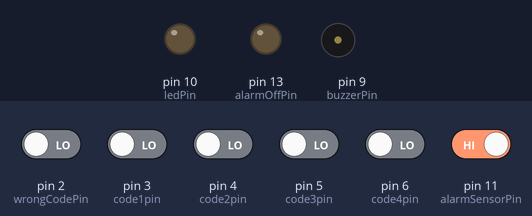
Bench run of a sketch on a simulated Arduino Uno, built with avr-gcc and run on an emulated ATmega328P. On the bench: output pins drawn as LEDs (lit = HIGH), buzzer (waves = sounding). The test bench sets the inputs (shaded band); at power-on: pin 11 (alarmSensorPin) HIGH, pin 2 (wrongCodePin), pin 3 (code1pin), pin 4 (code2pin), pin 5 (code3pin), pin 6 (code4pin) LOW.

Above: at 1.2 s.
1.3 s: pin 11 (alarmSensorPin) driven LOW
At 11.75 s:
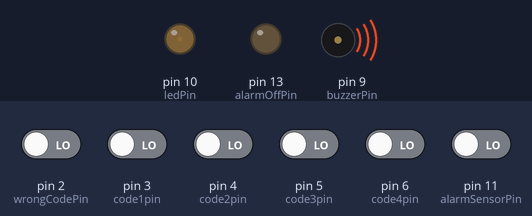
Timing chart, 0 to 13.4 s (numbered marks = the images above; inputs shaded):
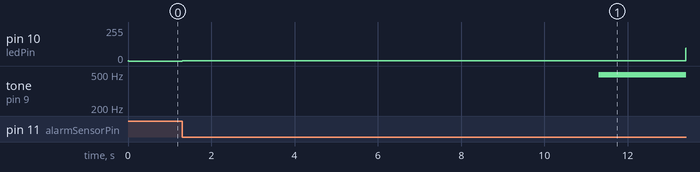

Measured:
- after the input at 1.3 s, pin 10 (ledPin): 0/255 → 1/255 at once, → 95/255 12.1 s later; tone on pin 9 (buzzerPin): silent → 490 Hz after 10.0 s

The sketch:

Alarm.ino
```cpp
// TODO: add general notes.


// You can change these values if you need more or less time to get out or enter your code
const int DelayTimeInSeconds   = 10; // 60;   // This is how long you have to get out of the room after you turn on the alarm
const int DisableTimeInSeconds = 10; // 60;   // This is how long you have to turn off the alarm after you enter the room
const int GiveUpTimeInminutes  = 1;  // 10;   // This is how long the siren will go off before giving up. The LED will continue to flash

// Input pins
const int code1pin = 3;         // numeric keypad pin
const int code2pin = 4;         // numeric keypad pin
const int code3pin = 5;         // numeric keypad pin
const int code4pin = 6;         // numeric keypad pin
const int wrongCodePin = 2;     // numeric keypad pin
const int alarmSensorPin = 11;  // alarm door/window sensor pin

// Output pins
const int ledPin = 10;           // the red (alarm) led pin
const int buzzerPin = 9;         // alarm siren pin
const int alarmOffPin = 13;      // pin to turn off alarm power relay

// Alarm State Constants
// These help us keep track of the state of the alarm
const int OnDelay      = 0;  // The alarm system is turned on, but you have some time to leave the room
const int Armed        = 1;  // The alarm is on
const int SensorOpen   = 2;  // You have one minute to enter your code before the trouble starts
const int Deactivated  = 3;  // You entered the code correctly, so the alarm will now turn itself off
const int AlarmOn      = 4;  // Oh no! The lights are flashing and there is a loud noise
const int AlarmTimeout = 5;  // Ok, that's enough noise, but I'll keep flashing the light so you know someone came in
int AlarmState = 0;          // We will start up the alarm in "OnDelay" state

// Timers
long sensorOpenTime;         // This will hold the time in millis when we a sensor was opened
long alarmStartedTime;       // This is the time we started the alarm sound

// Keypad variables
int deactivateState = 0;        // the current state of the deactivation code (0 = no buttons, 1 = first digit entered, 2 = second, etc.)
int code1State = LOW;           // the current reading from code 1 pin
int code2State = LOW;           // the current reading from code 2 pin
int code3State = LOW;           // the current reading from code 3 pin
int code4State = LOW;           // the current reading from code 4 pin
int wrongCodeState = LOW;       // the current reading from wrong code pin
int lastCode1State = LOW;       // the previous reading from code 1 pin
int lastCode2State = LOW;       // the previous reading from code 2 pin
int lastCode3State = LOW;       // the previous reading from code 3 pin
int lastCode4State = LOW;       // the previous reading from code 4 pin
int lastWrongCodeState = LOW;   // the previous reading from wrong code pin
long lastDebounceTime = 0;      // the last time the code pins were toggled
long debounceDelay = 50;        // the debounce time; increase if the output flickers

void setup() {
  // put your setup code here, to run once:
  pinMode(code1pin, INPUT);
  pinMode(code2pin, INPUT);
  pinMode(code3pin, INPUT);
  pinMode(code4pin, INPUT);
  pinMode(wrongCodePin, INPUT);
  pinMode(alarmSensorPin, INPUT);

  pinMode(ledPin, OUTPUT);
  pinMode(buzzerPin, OUTPUT);
  pinMode(alarmOffPin, OUTPUT);
}

void loop() {
  // put your main code here, to run repeatedly:
  switch (AlarmState) {
    case OnDelay:
      // So... just wait around until they leave the room
      analogWrite(ledPin, HIGH);
      for (int i = 0; i < DelayTimeInSeconds; i++) {
        delay(2);
      }
      analogWrite(ledPin, LOW);
      AlarmState = Armed;
      break;
    case Armed:
      // Keep reading the switch pin until someone opens a door or window
      if (digitalRead(alarmSensorPin) == LOW) {
        // Oh no! There was a breech!
        AlarmState = SensorOpen;
        sensorOpenTime = millis();
      }
      break;
    case SensorOpen:
      // Turn on the Alarm LED
      analogWrite(ledPin, HIGH);

      // Make sure we haven't run out of time to enter the code
      if ( (sensorOpenTime + (DisableTimeInSeconds * 1000)) < millis() ) {
        AlarmState = AlarmOn;
        alarmStartedTime = millis();
        break;
      }

      // Check for the unlock code
      CheckForCode();
      break;
    case Deactivated:
      // For now, just turn the alarm system off
      // Maybe we should also play a happy tone in the future?
      digitalWrite(alarmOffPin, HIGH);
      break;
    case AlarmOn:
      // Flash the lights and the buzzer

      // Check to see if we need to give up on the siren
      if ( (alarmStartedTime + (GiveUpTimeInminutes * 60000)) < millis() ) {
        AlarmState = AlarmTimeout;
        break;
      }

      // fade in LED/Siren for 1/2 second
      for (int fadeValue = 0 ; fadeValue <= 250; fadeValue += 5) {
        analogWrite(ledPin, fadeValue);
        analogWrite(buzzerPin, fadeValue);
        // wait for 2 milliseconds to see the dimming effect
        delay(2);
      }
      // fade out LED/Siren for 1/2 second
      for (int fadeValue = 250 ; fadeValue >= 0; fadeValue -= 5) {
        // sets the value (range from 0 to 255):
        analogWrite(ledPin, fadeValue);
        analogWrite(buzzerPin, fadeValue);
        // wait for 2 milliseconds to see the dimming effect
        delay(2);
      }

      // Check for the unlock code
      CheckForCode();

      // Alternate siren code...
      //      //Flash LED and buzzer on and off.
      //      for (i = 1; i <= 10; i++)
      //      {
      //
      //        analogWrite(ledPin, 255);
      //        analogWrite(buzzerPin, 200);
      //        delay(100);
      //        analogWrite(ledPin, 0);
      //        analogWrite(buzzerPin, 25);
      //        delay(100);
      //      }
      //
      break;
    case AlarmTimeout:
      // Turn off the buzzer, but keep flashing the light

      // fade in LED for 1/2 second
      for (int fadeValue = 0 ; fadeValue <= 250; fadeValue += 5) {
        analogWrite(ledPin, fadeValue);
        // wait for 2 milliseconds to see the dimming effect
        delay(2);
      }
      // fade out LED for 1/2 second
      for (int fadeValue = 250 ; fadeValue >= 0; fadeValue -= 5) {
        // sets the value (range from 0 to 255):
        analogWrite(ledPin, fadeValue);
        // wait for 2 milliseconds to see the dimming effect
        delay(2);
      }

      // Check for the unlock code
      CheckForCode();
      break;
  }
}

void CheckForCode() {
  // Read the keypad code...
  int code1reading = digitalRead(code1pin);
  int code2reading = digitalRead(code2pin);
  int code3reading = digitalRead(code3pin);
  int code4reading = digitalRead(code4pin);
  int wrongCodeReading = digitalRead(wrongCodePin);

  // check to see if you just pressed the button
  // (i.e. the input changed), and you've waited
  // long enough since the last press to ignore any noise:

  // If the switch changed, due to noise or pressing:
  if (code1reading != lastCode1State
   || code2reading != lastCode2State
   || code3reading != lastCode3State
   || code4reading != lastCode4State
   || wrongCodeReading != lastWrongCodeState) {
    // reset the debouncing timer
    lastDebounceTime = millis();
  }

  if ((millis() - lastDebounceTime) > debounceDelay) {
    // whatever the reading is at, it's been there for longer
    // than the debounce delay, so take it as the actual current state:

    // if the button state has changed:
  if (code1reading != code1State
   || code2reading != code2State
   || code3reading != code3State
   || code4reading != code4State
   || wrongCodeReading != wrongCodeState) {

      if (wrongCodeReading == HIGH) {
        // Wrong button, reset the deactivate state
        deactivateState = 0;
      } else if (code1reading == HIGH) {
        // First digit has been entered
        if (deactivateState == 0) {
          // Go back to 0 if they are pressing the wrong button
          deactivateState = 1;
        } else {
          // Go back to 0 if they are pressing the wrong button
          deactivateState = 0;
        }
      } else if (code2reading == HIGH) {
        // Second digit has been entered
        if (deactivateState == 1) {
          deactivateState = 2;
        } else {
          // Go back to 0 if they are pressing the wrong button
          deactivateState = 0;
        }
      } else if (code3reading == HIGH) {
        // Third digit has been entered
        if (deactivateState == 2) {
          deactivateState = 3;
        } else {
          // Go back to 0 if they are pressing the wrong button
          deactivateState = 0;
        }
      } else if (code4reading == HIGH) {
        // Fourth digit has been entered
        if (deactivateState == 3) {
          // Last digit has been entered. Turn off the alarm
          AlarmState = Deactivated;
        } else {
          // Go back to 0 if they are pressing the wrong button
          deactivateState = 0;
        }
      }

      // Update the current keypadState
      code1State = code1reading;
      code2State = code2reading;
      code3State = code3reading;
      code4State = code4reading;
      wrongCodeState = wrongCodeReading;
    }
  }

  // Save the reading.  Next time through the loop, it'll be the lastKeypadState:
  lastCode1State = code1reading;
  lastCode2State = code2reading;
  lastCode3State = code3reading;
  lastCode4State = code4reading;
  lastWrongCodeState = wrongCodeReading;
}
```
